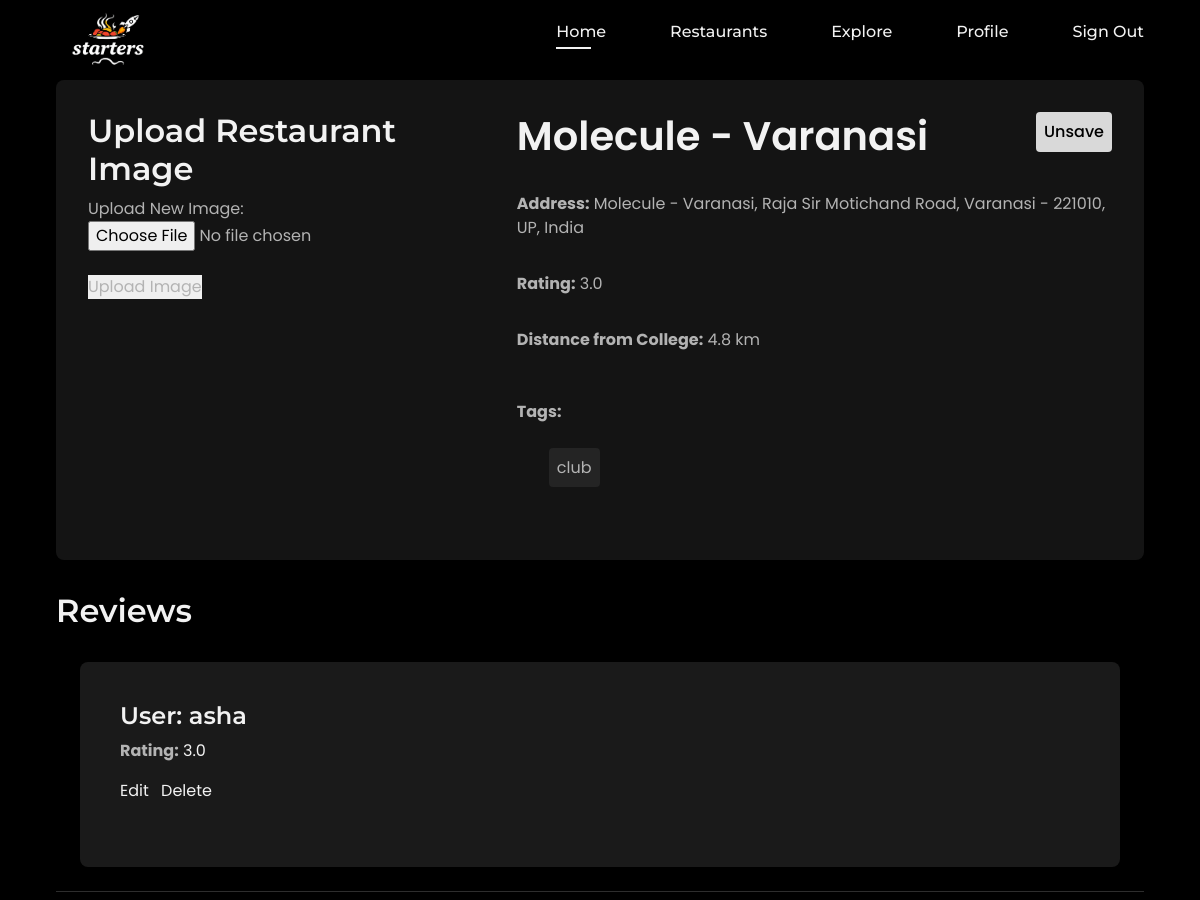
Before: /restaurant/33/ (signed in, upper part) with the older database file.
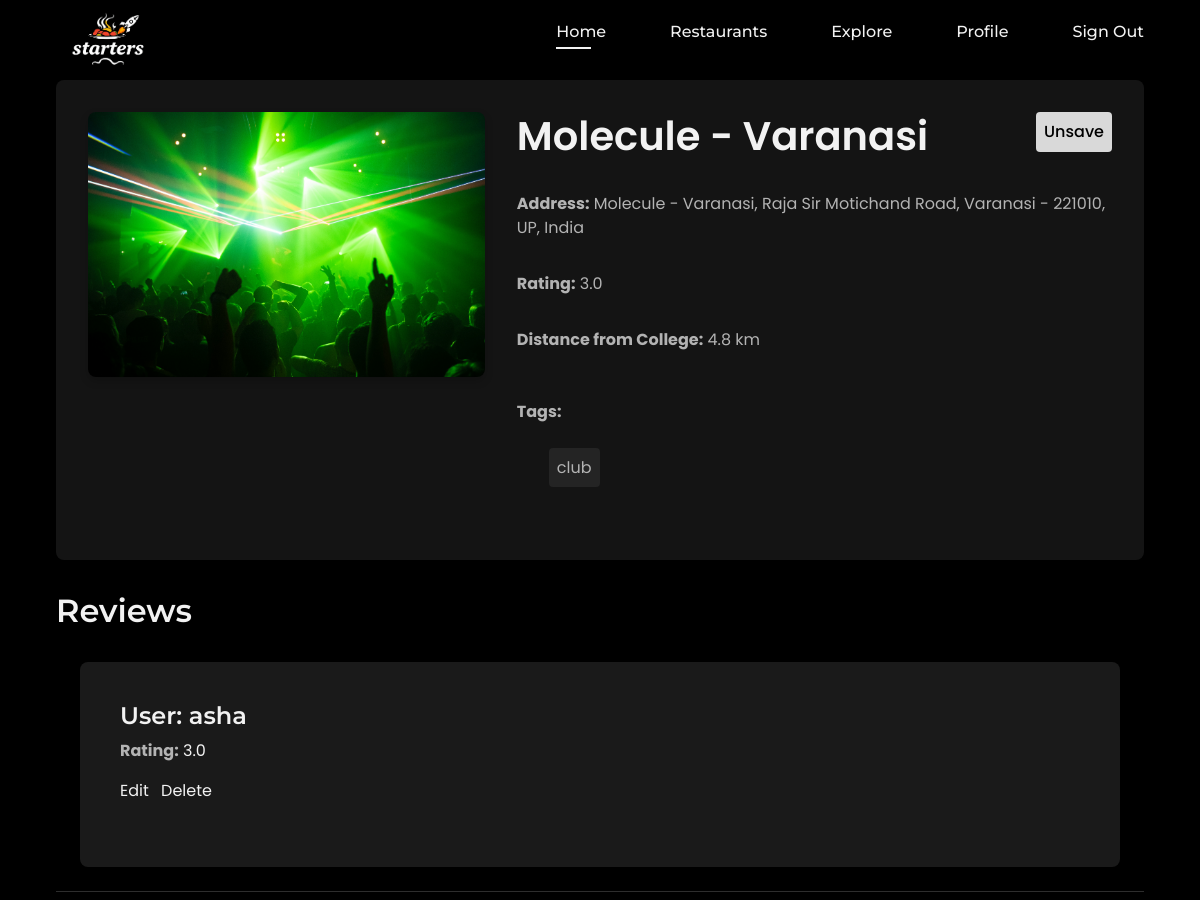
After: the same page with the newer database file.
### rest/models.py (models this page shows, shortened)
class Restaurant(models.Model):
    name = models.CharField(max_length=255)
    address = models.TextField(blank=True)
    rating = models.DecimalField(max_digits=2, decimal_places=1, null=True, blank=True)  # Rating can be 1 to 5
    distance = models.DecimalField(max_digits=5, decimal_places=1, null=True, blank=True)
    latitude = models.FloatField(null=True, blank=True)  # Latitude from Geoapify API
    longitude = models.FloatField(null=True, blank=True)  # Longitude from Geoapify API
    main_image = models.ImageField(upload_to='restaurant_images',blank=True,null=True)
    description = models.TextField(blank=True, null=True) # Description about the restaurant
    date_posted=models.DateTimeField(default=timezone.now)
    posted_by=models.ForeignKey(settings.AUTH_USER_MODEL,on_delete=models.SET_DEFAULT,default=1)
    tags = models.ManyToManyField('Tag', related_name='restaurants', blank=True)

### rest/views.py (the view, shortened to what this page needs)
# urls.py: path('restaurant/<int:pk>/', views.restaurant_detail, name='restaurant_detail'),
@login_required
def restaurant_detail(request,pk):
    restaurant=get_object_or_404(Restaurant,pk=pk)
    reviews=restaurant.ratings.all()
    context={
        'restaurant':restaurant,
        'reviews':reviews
    }
    return render(request,'rest/rest_detail.html',context)

### templates/rest/rest_detail.html (shortened to what this page needs)
{% extends 'partials/base.html'%}
{% load static %}
{% block content %}
<section class="rest_detail section" id="rest_detail">
  <div class="container">
    <div class="restaurant-card">
      <div class="restaurant-image">
        {% if restaurant.main_image %}
        <img src="{{ restaurant.main_image.url }}" alt="Restaurant Image">
        {% else %}
        <div class="upload-main-image">
          <h2>Upload Restaurant Image</h2>
          <form method="POST" enctype="multipart/form-data" action="{% url 'rest:update_restaurant_image' restaurant.id %}">
            <label for="main_image">Upload New Image:</label>
            <input type="file" id="main_image" name="main_image" accept="image/*" required>
            <br><br>
            <button type="submit">Upload Image</button>
          </form>
        </div>
        {% endif %}
      </div>
      <div class="restaurant-info">
        <div class="save-rest">
          <h1 class="restaurant-name">{{ restaurant.name }}</h1>
      <button id="save-restaurant" data-id="{{ restaurant.id }}">
        {% if restaurant in request.user.profile.saved_restaurants.all %}
        Unsave
        {% else %}
        Save
        {% endif %}
      </button>
        </div>
        <p class="restaurant-address"><strong>Address:</strong> {{ restaurant.address }}</p>
        <p class="restaurant-rating"><strong>Rating:</strong> {{ restaurant.rating }}</p>
        <p class="restaurant-distance"><strong>Distance from College:</strong> {{ restaurant.distance }} km</p>
        <p class="restaurant-tags"><strong>Tags:</strong>
          <ul class="rest-tags">
            {% for tag in restaurant.tags.all %}
            <li><a href="{% url 'rest:restaurants_by_tag' tag_name=tag.name %}" class="rest-tag">{{ tag.name }}</a></li>
            {% endfor %}
          </ul>
        </p>
      </div>
    </div>
    <h2>Reviews</h2>
    <div class="reviews-section">
      {% for review in reviews %}
      {% if review.user == request.user %}
      <div class="my-review">
        <div class="review-box">
          <h2>User: {{ review.user.username }}</h2>
          <p><strong>Rating:</strong> <span>{{ review.rating }}</span></p>
          <a href="{% url 'rest:update_review' review.id %}">Edit</a>
          <a href="{% url 'rest:delete_review' review.id %}" onclick="return confirm('Are you sure you want to delete this review?');">Delete</a>
        </div>
      </div>
      <hr>
      {% endif %}
      {% endfor %}
    </div>
  </div>
</section>
{% endblock %}

Changed rows visible on the page:
changed Restaurant "Molecule - Varanasi": main_image: picture added
Other visible differences:
text no longer shown: "Upload Restaurant Image Upload New Image: Upload Image"
